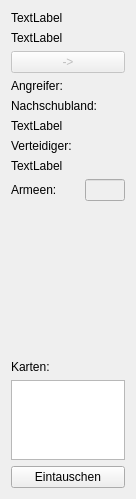
<?xml version="1.0" encoding="UTF-8"?>
<ui version="4.0">
 <class>HumanPlayerGUIClass</class>
 <widget class="QDockWidget" name="HumanPlayerGUIClass">
  <property name="geometry">
   <rect>
    <x>0</x>
    <y>0</y>
    <width>136</width>
    <height>499</height>
   </rect>
  </property>
  <property name="windowTitle">
   <string>Kontrolle</string>
  </property>
  <widget class="QWidget" name="widget">
   <layout class="QVBoxLayout" name="verticalLayout">
    <item>
     <widget class="QLabel" name="labelPlayer">
      <property name="autoFillBackground">
       <bool>true</bool>
      </property>
      <property name="text">
       <string>TextLabel</string>
      </property>
     </widget>
    </item>
    <item>
     <widget class="QLabel" name="labelPhase">
      <property name="text">
       <string>TextLabel</string>
      </property>
     </widget>
    </item>
    <item>
     <widget class="QPushButton" name="pushButtonNextPhase">
      <property name="enabled">
       <bool>false</bool>
      </property>
      <property name="text">
       <string>-&gt;</string>
      </property>
     </widget>
    </item>
    <item>
     <widget class="QLabel" name="label1">
      <property name="text">
       <string>Angreifer:</string>
      </property>
     </widget>
    </item>
    <item>
     <widget class="QLabel" name="label4">
      <property name="text">
       <string>Nachschubland:</string>
      </property>
     </widget>
    </item>
    <item>
     <widget class="QLabel" name="labelAtt">
      <property name="text">
       <string>TextLabel</string>
      </property>
     </widget>
    </item>
    <item>
     <widget class="QLabel" name="label2">
      <property name="text">
       <string>Verteidiger:</string>
      </property>
     </widget>
    </item>
    <item>
     <widget class="QLabel" name="labelDef">
      <property name="text">
       <string>TextLabel</string>
      </property>
     </widget>
    </item>
    <item>
     <layout class="QHBoxLayout" name="horizontalLayout">
      <item>
       <widget class="QLabel" name="label3">
        <property name="text">
         <string>Armeen:</string>
        </property>
       </widget>
      </item>
      <item>
       <widget class="QLineEdit" name="lineEditArmys">
        <property name="enabled">
         <bool>false</bool>
        </property>
        <property name="sizePolicy">
         <sizepolicy hsizetype="Fixed" vsizetype="Fixed">
          <horstretch>0</horstretch>
          <verstretch>0</verstretch>
         </sizepolicy>
        </property>
        <property name="maximumSize">
         <size>
          <width>40</width>
          <height>16777215</height>
         </size>
        </property>
       </widget>
      </item>
     </layout>
    </item>
    <item>
     <spacer name="verticalSpacer">
      <property name="orientation">
       <enum>Qt::Vertical</enum>
      </property>
      <property name="sizeHint" stdset="0">
       <size>
        <width>72</width>
        <height>188</height>
       </size>
      </property>
     </spacer>
    </item>
    <item>
     <widget class="QLabel" name="label">
      <property name="text">
       <string>Karten:</string>
      </property>
     </widget>
    </item>
    <item>
     <widget class="QListWidget" name="listWidgetCards">
      <property name="sizePolicy">
       <sizepolicy hsizetype="Expanding" vsizetype="Fixed">
        <horstretch>0</horstretch>
        <verstretch>0</verstretch>
       </sizepolicy>
      </property>
      <property name="minimumSize">
       <size>
        <width>0</width>
        <height>80</height>
       </size>
      </property>
      <property name="maximumSize">
       <size>
        <width>200</width>
        <height>80</height>
       </size>
      </property>
      <property name="selectionMode">
       <enum>QAbstractItemView::ExtendedSelection</enum>
      </property>
     </widget>
    </item>
    <item>
     <widget class="QPushButton" name="pushButtonExchange">
      <property name="text">
       <string>Eintauschen</string>
      </property>
     </widget>
    </item>
   </layout>
  </widget>
 </widget>
 <layoutdefault spacing="6" margin="11"/>
 <resources/>
 <connections>
  <connection>
   <sender>listWidgetCards</sender>
   <signal>itemSelectionChanged()</signal>
   <receiver>HumanPlayerGUIClass</receiver>
   <slot>slotCardSelectionChanged()</slot>
   <hints>
    <hint type="sourcelabel">
     <x>94</x>
     <y>412</y>
    </hint>
    <hint type="destinationlabel">
     <x>131</x>
     <y>406</y>
    </hint>
   </hints>
  </connection>
  <connection>
   <sender>pushButtonExchange</sender>
   <signal>clicked()</signal>
   <receiver>HumanPlayerGUIClass</receiver>
   <slot>slotExchangeCards()</slot>
   <hints>
    <hint type="sourcelabel">
     <x>79</x>
     <y>480</y>
    </hint>
    <hint type="destinationlabel">
     <x>130</x>
     <y>474</y>
    </hint>
   </hints>
  </connection>
 </connections>
 <slots>
  <slot>slotCardSelectionChanged()</slot>
  <slot>slotExchangeCards()</slot>
 </slots>
</ui>
